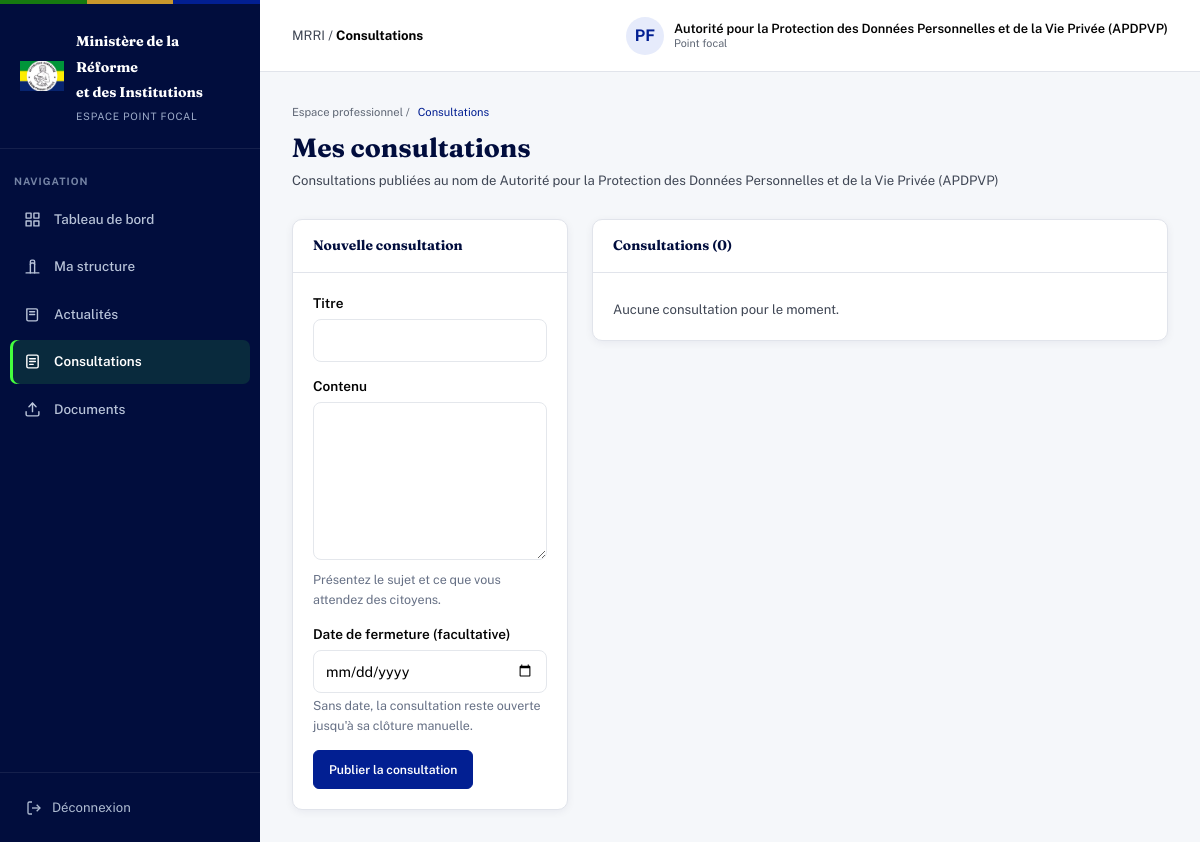
The page /views/point_focal/mes_consultations.php (signed in) on the database as committed earlier.
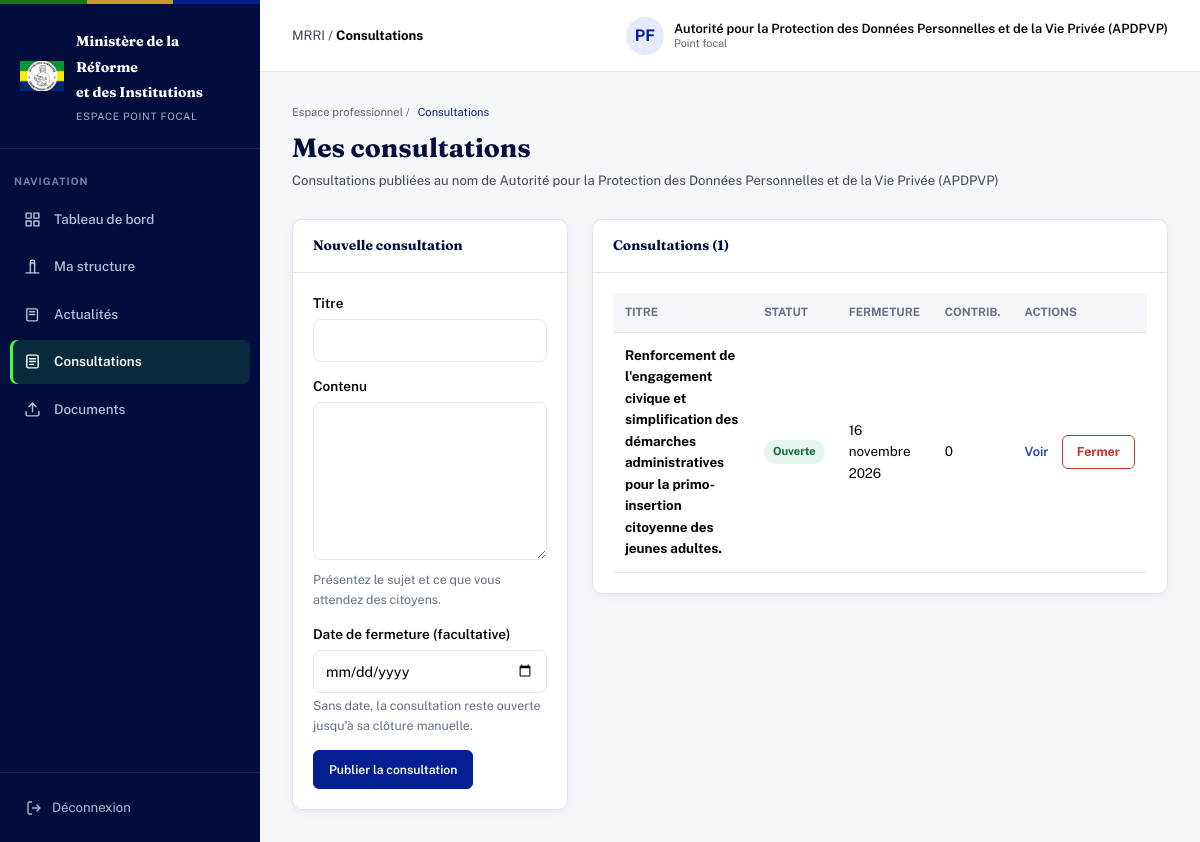
The same page on the database as committed later.
### tables this page shows
CREATE TABLE `consultations` (
  `id_consultation` int NOT NULL AUTO_INCREMENT,
  `id_structure` int DEFAULT NULL,
  `id_createur` int DEFAULT NULL,
  `titre` varchar(255) NOT NULL,
  `contenu` text,
  `date_ouverture` datetime DEFAULT CURRENT_TIMESTAMP,
  `date_fermeture` datetime DEFAULT NULL,
  `statut` enum('ouverte','fermee') DEFAULT 'ouverte',
  PRIMARY KEY (`id_consultation`),
  KEY `fk_consultations_structure` (`id_structure`),
  KEY `fk_consultations_createur` (`id_createur`),
  CONSTRAINT `fk_consultations_createur` FOREIGN KEY (`id_createur`) REFERENCES `utilisateurs` (`id`) ON DELETE SET NULL ON UPDATE CASCADE,
  CONSTRAINT `fk_consultations_structure` FOREIGN KEY (`id_structure`) REFERENCES `structure` (`id_struc`) ON DELETE SET NULL ON UPDATE CASCADE
);

### includes/consultation_helpers.php (called while the page is built, shortened)
<?php
if (!function_exists('consultationEstOuverte')) {
    function consultationEstOuverte(array $c): bool
    {
        return true;
    }
}
if (!function_exists('echapper')) {
    function echapper(?string $valeur): string
    {
        return htmlspecialchars($valeur ?? '', ENT_QUOTES, 'UTF-8');
    }
}

### includes/dates.php (called while the page is built, shortened)
<?php
if (!function_exists('formaterDateFr')) {
    function formaterDateFr(?string $dateSql): string
    {
        $timestamp = strtotime($dateSql);
        $mois = [1 => 'janvier', 'février', 'mars', 'avril', 'mai', 'juin',
                 'juillet', 'août', 'septembre', 'octobre', 'novembre', 'décembre'];
        return date('d', $timestamp) . ' ' . $mois[(int) date('n', $timestamp)] . ' ' . date('Y', $timestamp);
    }
}

### views/point_focal/mes_consultations.php (the view, shortened to what the changed rows need)
<?php
require_once '../../config/database.php';
require_once '../../includes/dates.php';
require_once '../../includes/consultation_helpers.php';
$resultat = $db->prepare("SELECT * FROM structure WHERE id_responsable = :id_responsable");
$resultat->execute([':id_responsable' => $_SESSION['user_id']]);
$structure = $resultat->fetch(PDO::FETCH_ASSOC);
$consultations = [];
if ($structure) {
    $liste = $db->prepare(
        "SELECT co.id_consultation, co.titre, co.statut, co.date_ouverture, co.date_fermeture,
                co.id_structure,
                (SELECT COUNT(*) FROM contributions c WHERE c.id_consultation = co.id_consultation) AS nb_contributions
         FROM consultations co
         WHERE co.id_structure = :id_structure
         ORDER BY co.date_ouverture DESC"
    );
    $liste->execute([':id_structure' => $structure['id_struc']]);
    $consultations = $liste->fetchAll(PDO::FETCH_ASSOC);
}
$titreFormulaire = 'Nouvelle consultation';
$formulaireActif = (bool) $structure;
require '../../includes/header_dashboard.php';
?>
<div class="mrri-dashboard dashboard-point-focal">
 <?php $pageActive = 'consultations'; require '../../includes/sidebar_point_focal.php'; ?>
    <main class="mrri-main">
        <section class="mrri-content">
            <div class="mrri-page-header">
                <div>
                    <h1 class="mrri-page-title">Mes consultations</h1>
                </div>
            </div>
            <?php require '../../includes/consultations_bloc.php'; ?>
        </section>
    </main>
</div>
<?php require '../../includes/footer_dashboard.php'; ?>

### includes/sidebar_point_focal.php (shortened to what the changed rows need)
<?php
$pageActive = $pageActive ?? '';
$liens = [
    'dashboard' => ['dashboard.php', 'Tableau de bord',
        '<rect x="3" y="3" width="7" height="7"/><rect x="14" y="3" width="7" height="7"/><rect x="3" y="14" width="7" height="7"/><rect x="14" y="14" width="7" height="7"/>'],
    'structure' => ['modifier_structure.php', 'Ma structure',
        '<path d="M3 21h18"/><path d="M9 21V9a2 2 0 0 1 2-2h2a2 2 0 0 1 2 2v12"/><path d="M9 9V5a2 2 0 0 1 2-2h2a2 2 0 0 1 2 2v4"/>'],
    'actualites' => ['mes_actualites.php', 'Actualités',
        '<path d="M4 4h13a2 2 0 0 1 2 2v13a2 2 0 0 1-2 2H6a2 2 0 0 1-2-2V4z"/><line x1="8" y1="8" x2="15" y2="8"/><line x1="8" y1="12" x2="15" y2="12"/>'],
    'consultations' => ['mes_consultations.php', 'Consultations',
        '<rect x="4" y="3" width="16" height="18" rx="2"/><line x1="8" y1="8" x2="16" y2="8"/><line x1="8" y1="12" x2="16" y2="12"/><line x1="8" y1="16" x2="13" y2="16"/>'],
    'documents' => ['upload.php', 'Documents',
        '<path d="M21 15v4a2 2 0 0 1-2 2H5a2 2 0 0 1-2-2v-4"/><polyline points="17 8 12 3 7 8"/><line x1="12" y1="3" x2="12" y2="15"/>'],
];
?>
<aside class="mrri-sidebar">
    <ul class="mrri-sidebar-nav">
        <?php foreach ($liens as $cle => [$url, $libelle, $icone]): ?>
            <li>
                <a href="<?= $url ?>"
                   class="mrri-sidebar-link <?= $pageActive === $cle ? 'active' : '' ?>"
                   <?= $pageActive === $cle ? 'aria-current="page"' : '' ?>>
                    <span class="icon">
                        <svg width="17" height="17" viewBox="0 0 24 24" fill="none" stroke="currentColor" stroke-width="2" stroke-linecap="round" stroke-linejoin="round" aria-hidden="true"><?= $icone ?></svg>
                    </span>
                    <?= $libelle ?>
                </a>
            </li>
        <?php endforeach; ?>
    </ul>
</aside>

### includes/consultations_bloc.php (shortened to what the changed rows need)
<div class="row g-4">
    <?php if ($formulaireActif): ?>
    <div class="col-lg-4">
        <div class="mrri-panel">
            <div class="mrri-panel-header">
                <h2 class="mrri-panel-title"><?= echapper($titreFormulaire) ?></h2>
            </div>
        </div>
    </div>
    <?php endif; ?>
    <div class="<?= $formulaireActif ? 'col-lg-8' : 'col-12' ?>">
        <div class="mrri-panel">
            <div class="mrri-panel-header">
                <h2 class="mrri-panel-title">Consultations (<?= count($consultations) ?>)</h2>
            </div>
            <div class="mrri-panel-body" style="overflow-x:auto;">
                <?php if (empty($consultations)): ?>
                    <p class="mrri-page-description">Aucune consultation pour le moment.</p>
                <?php else: ?>
                    <table class="cg-table">
                        <thead>
                            <tr>
                                <th>Titre</th>
                                <th>Statut</th>
                                <th>Fermeture</th>
                                <th>Contrib.</th>
                                <th>Actions</th>
                            </tr>
                        </thead>
                        <tbody>
                            <?php foreach ($consultations as $c): ?>
                                <?php $ouverte = consultationEstOuverte($c); ?>
                                <tr>
                                    <td><strong><?= echapper($c['titre']) ?></strong></td>
                                    <td>
                                        <span class="cg-badge <?= $ouverte ? 'ouverte' : 'fermee' ?>">
                                            <?= $ouverte ? 'Ouverte' : 'Fermée' ?>
                                        </span>
                                    </td>
                                    <td><?= !empty($c['date_fermeture']) ? formaterDateFr($c['date_fermeture']) : '—' ?></td>
                                    <td><?= (int) $c['nb_contributions'] ?></td>
                                    <td style="white-space:nowrap;">
                                        <a class="cg-lien" href="../public/consultation_detail.php?id=<?= (int) $c['id_consultation'] ?>">Voir</a>
                                        <?php if ($ouverte): ?>
                                            <form action="" method="post" style="display:inline;"
                                                  onsubmit="return confirm('Fermer cette consultation ? Plus aucune contribution ni vote ne sera possible.');">
                                                <button type="submit" class="cg-btn-fermer">Fermer</button>
                                            </form>
                                        <?php endif; ?>
                                    </td>
                                </tr>
                            <?php endforeach; ?>
                        </tbody>
                    </table>
                <?php endif; ?>
            </div>
        </div>
    </div>
</div>

Rows that differ between the two databases and show on the page:
added consultations: titre "Renforcement de l'engagement civique et simplification des démarches administratives pour la primo-insertion citoyenne des jeunes adultes.", date_fermeture "16 novembre 2026", nb_contributions "0"
Other text that changed with them:
count($consultations): "0" → "1"
text no longer shown: "Aucune consultation pour le moment."
text now shown: "TITRE STATUT FERMETURE CONTRIB. ACTIONS"
